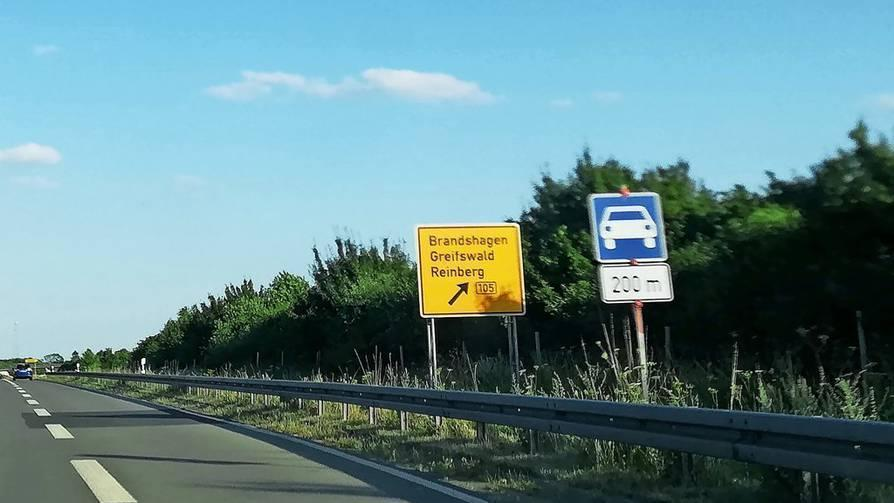
#> input picture Lecture 1/images/schilder.jpg, 894 x 503 px
$ jupyter execute imagesizes.ipynb
#> lines starting #> are read from the running program, lines starting #| are printed output that depends on the picture
[cell 1]
from PIL import Image
formats = ["png","jpg","tiff","gif","jp2"]

[cell 2]
#Imagefile to convert
imgname = 'images/schilder.jpg'
basename = imgname.split(".")[0]

im = Image.open(imgname)
#> im is the input picture: PIL image 894x503 RGB; mean R, G, B 99.6, 135.3, 139.9

outfiles = []
#Save new file formats
for f in formats:
    outfiles.append((basename + "." + f))
    im.save(basename + "." + f)
#> after the loop, outfiles = ['images/schilder.png', 'images/schilder.jpg', 'images/schilder.tiff', 'images/schilder.gif', 'images/schilder.jp2']

[cell 3]
#Get and Print filesizes
import os

print("original",f,round(os.path.getsize(imgname) / 1000),"KB","\n")

for f in outfiles:
    print(f,round(os.path.getsize(f) / 1000),"KB")
#> this loop made 5 passes
#| images/schilder.png 440 KB
#| images/schilder.jpg 56 KB
#| images/schilder.tiff 1349 KB
#| images/schilder.gif 213 KB
#| images/schilder.jp2 502 KB

[cell 4]
#Show Images side by side
from matplotlib import pyplot
from matplotlib import image as pltimg
import matplotlib.cm as cm
import numpy as np
fig= pyplot.figure(figsize=(150,150))

for i,f in enumerate(outfiles):
    pyplot.subplot(3, 4, i+1)
    pyplot.imshow(pltimg.imread(f),cmap=cm.gray)
    pyplot.axis('off')
    pyplot.title(f)
    pyplot.tight_layout()
pyplot.show()
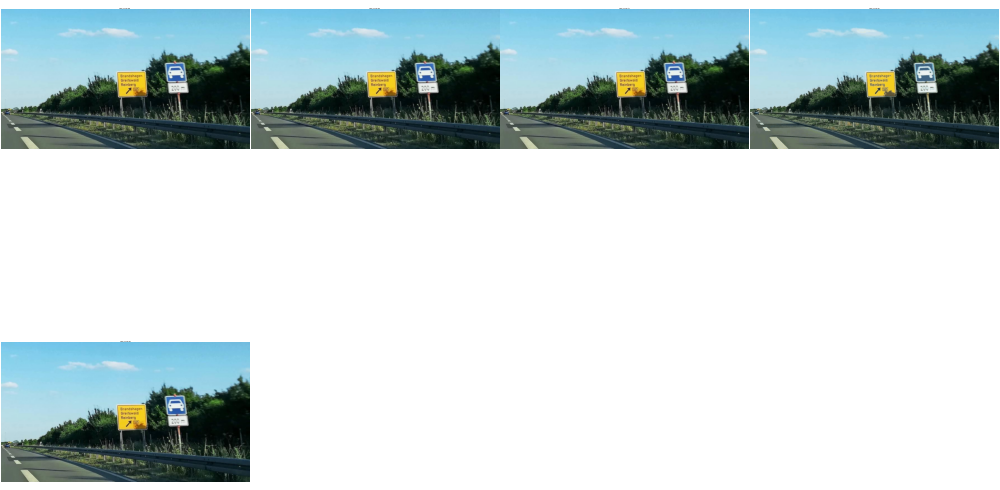
#> figure drawn by matplotlib, 5 panels
